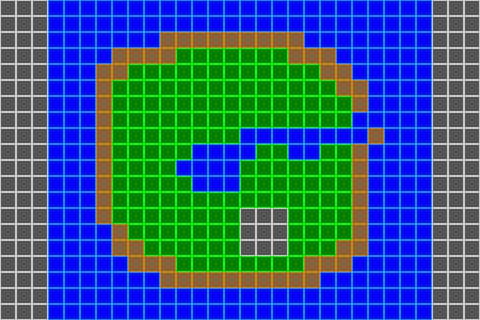

A level layout from a 2D game, rendered from its tile map. Below: a short description, then the map file with tile-grid data replaced by summaries:
An orthogonal 30x20 tile map with 16x16 px tiles, 1 tile layer (Tile Layer 1).

<map version="1.10" tiledversion="1.11.0" orientation="orthogonal" renderorder="right-down" width="30" height="20" tilewidth="16" tileheight="16" infinite="0" nextlayerid="2" nextobjectid="1">
 <tileset firstgid="1" source="simple.tsx" />
 <layer id="1" name="Tile Layer 1" width="30" height="20">
  <data>[600 cells, 600 non-empty, 4 distinct tile ids]</data>
 </layer>
</map>